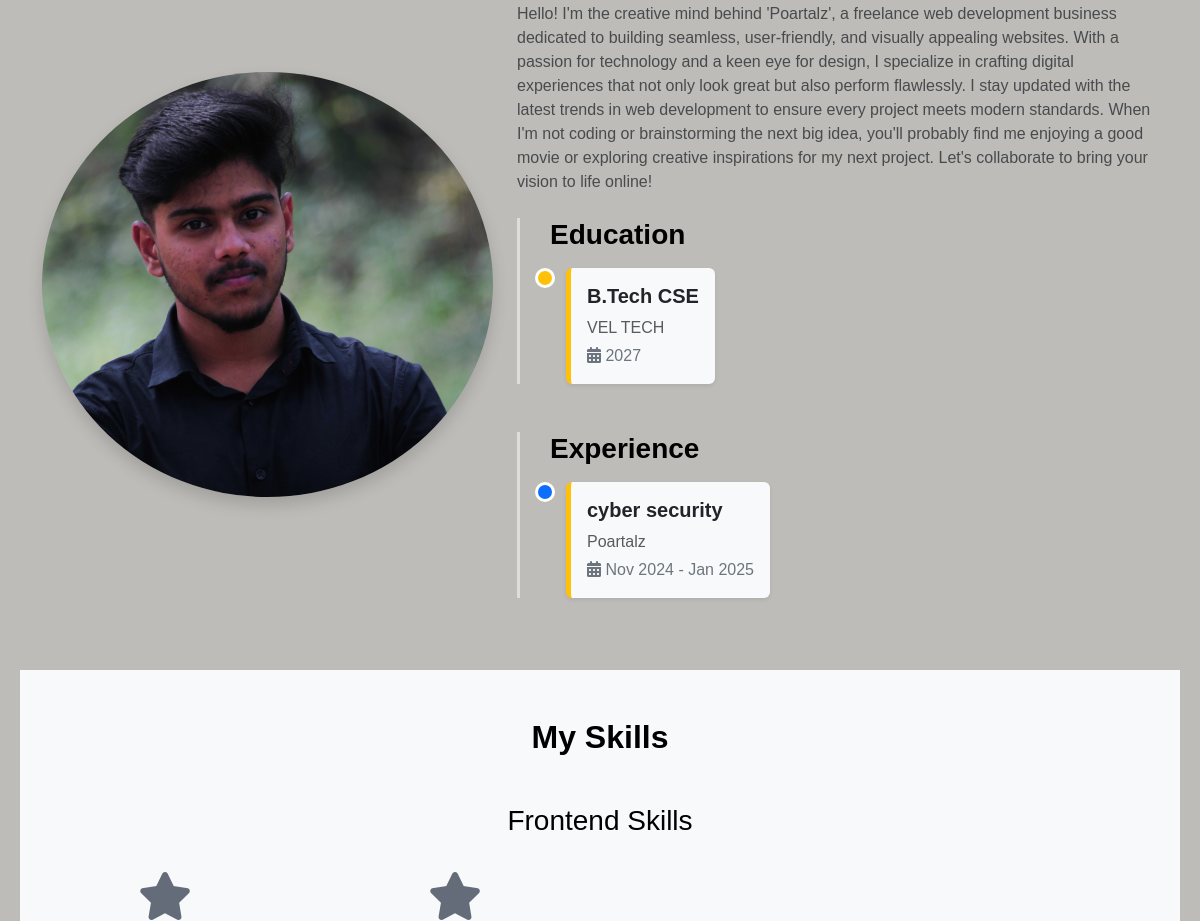
The app's page / (middle part), older data.
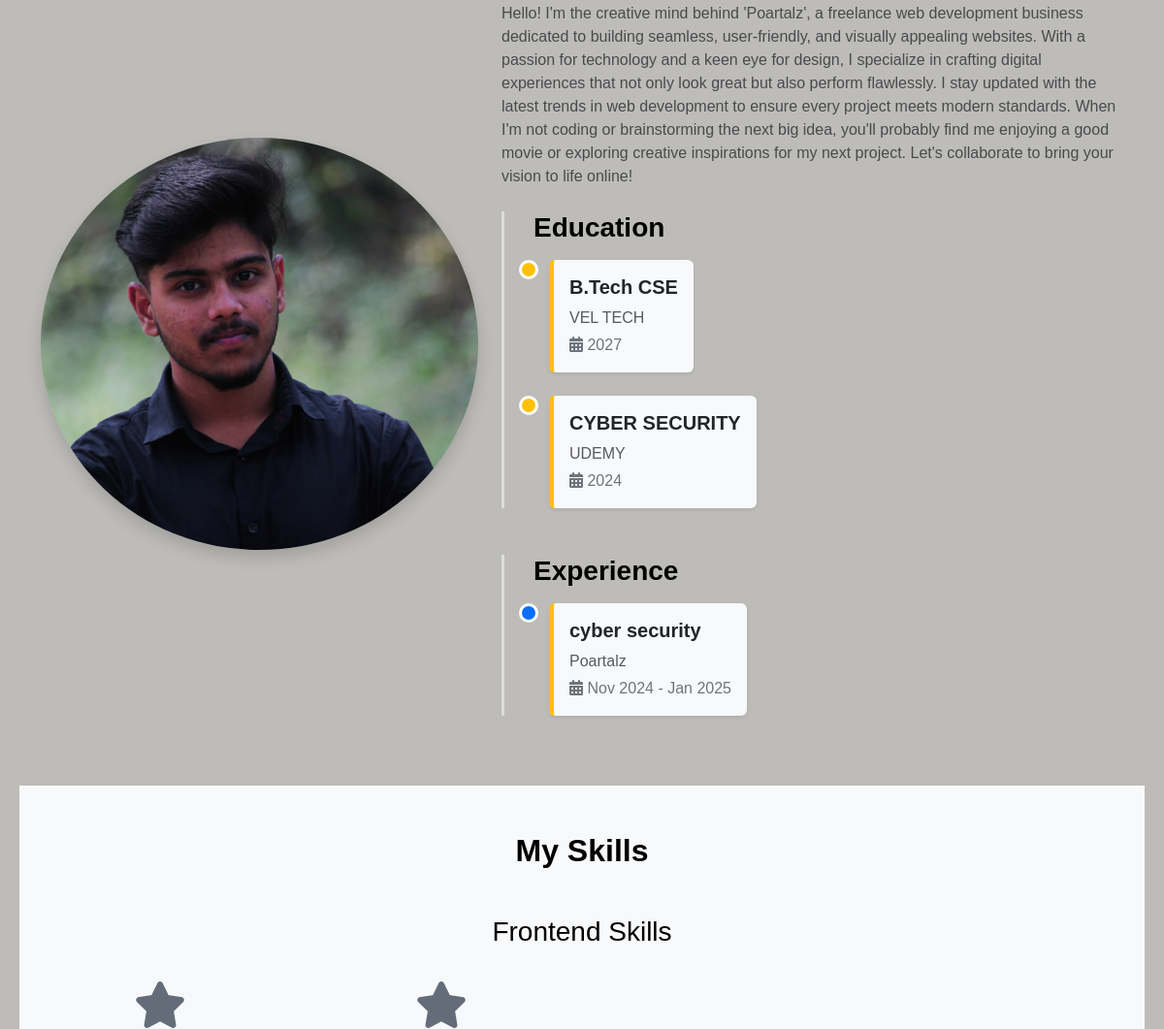
The same page, newer data.
### about/models.py (models this page shows, shortened)
class Education(models.Model):
    institution = models.CharField(max_length=100)
    degree = models.CharField(max_length=100)
    year = models.IntegerField()

class Experience(models.Model):
    company = models.CharField(max_length=100)
    role = models.CharField(max_length=100)
    start_date = models.DateField()
    end_date = models.DateField(null=True, blank=True)

class Skill(models.Model):
    SKILL_TYPES = [
        ('Frontend', 'Frontend'),
        ('Backend', 'Backend'),
        ('Other', 'Other'),
    ]
    name = models.CharField(max_length=100)
    icon = models.CharField(max_length=100)
    level = models.IntegerField(default=0)
    type = models.CharField(max_length=50, choices=SKILL_TYPES, default='Other')  # Add this field

### about/views.py (the view)
# urls.py: path('', about_view, name='about'),
def about_view(request):
    profile = Profile.objects.first()
    experience = Experience.objects.all()
    education = Education.objects.all()
    skills = Skill.objects.all()  # Fetch all skills
    frontend_skills = skills.filter(type='Frontend')
    backend_skills = skills.filter(type='Backend')
    other_skills = skills.filter(type='Other')
    projects = Project.objects.all()
    return render(request, 'index.html', {
        'profile': profile,
        'experience': experience,
        'education': education,
        'frontend_skills': frontend_skills,
        'backend_skills': backend_skills,
        'other_skills': other_skills,
        'projects': projects,
    })

### templates/index.html (shortened to what this page needs)
{% extends 'base.html' %}
{% block content %}
<section id="about" class="py-5">
    <div class="container">
        <div class="row align-items-center">
            <div class="col-md-5" data-aos="fade-right">
                <img src="{{ profile.profile_photo.url }}" alt="About Me" class="img-fluid rounded-circle shadow">
            </div>
            <div class="col-md-7" data-aos="fade-left">
                <p class="text-muted">{{ profile.about_me }}</p>
                <div class="timeline mt-4">
                    <h3 class="fw-bold mb-3">Education</h3>
                    {% for edu in education %}
                    <div class="timeline-item d-flex mb-4" data-aos="fade-up">
                        <div class="timeline-marker bg-warning"></div>
                        <div class="timeline-content ms-3 p-3 rounded shadow-sm">
                            <h5 class="fw-bold text-dark">{{ edu.degree }}</h5>
                            <p class="mb-1 text-muted">{{ edu.institution }}</p>
                            <p class="mb-0 text-secondary"><i class="fas fa-calendar-alt"></i> {{ edu.year }}</p>
                        </div>
                    </div>
                    {% endfor %}
                </div>
                <div class="timeline mt-5">
                    <h3 class="fw-bold mb-3">Experience</h3>
                    {% for exp in experience %}
                    <div class="timeline-item d-flex mb-4" data-aos="fade-up">
                        <div class="timeline-marker bg-primary"></div>
                        <div class="timeline-content ms-3 p-3 rounded shadow-sm">
                            <h5 class="fw-bold text-dark">{{ exp.role }}</h5>
                            <p class="mb-1 text-muted">{{ exp.company }}</p>
                            <p class="mb-0 text-secondary">
                                <i class="fas fa-calendar-alt"></i>
                                {{ exp.start_date|date:"M Y" }} -
                                {% if exp.end_date %}{{ exp.end_date|date:"M Y" }}{% else %}Present{% endif %}
                            </p>
                        </div>
                    </div>
                    {% endfor %}
                </div>
            </div>
        </div>
    </div>
</section>
<section id="skills" class="py-5 bg-light">
    <div class="container-fluid px-0">
        <h2 class="text-center fw-bold mb-5" data-aos="fade-up">My Skills</h2>
        <h3 class="text-center mb-4">Frontend Skills</h3>
        <div class="row text-center mx-0">
            {% for skill in frontend_skills %}
            <div class="col-md-3 mb-4" data-aos="zoom-in">
                <div class="icon-container">
                    <i class="{{ skill.icon }} fa-3x mb-3"></i>
                </div>
            </div>
            {% endfor %}
        </div>
    </div>
</section>
{% endblock %}

Row changes from the older to the newer data that the page shows:
added Education: degree "CYBER SECURITY", institution "UDEMY", year "2024"
